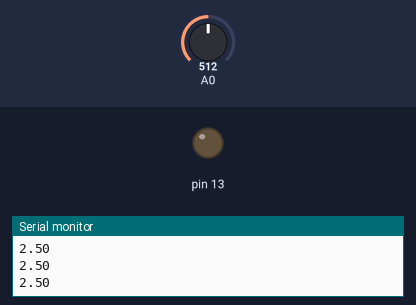
This sketch was run on a simulated Arduino Uno, built with avr-gcc and run on an emulated ATmega328P. Shown: output pins drawn as LEDs (lit = HIGH), the last lines printed to the serial monitor. Inputs (shaded band) come from the test bench; at power-on: A0 = 512.

Above: at 1.2 s.
1.3 s: A0 set to 607
2.8 s: A0 set to 631
At 3.7 s:
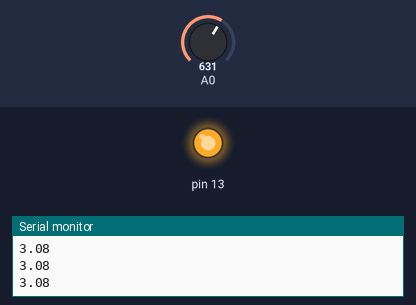
4.3 s: A0 set to 511
At 4.8 s:
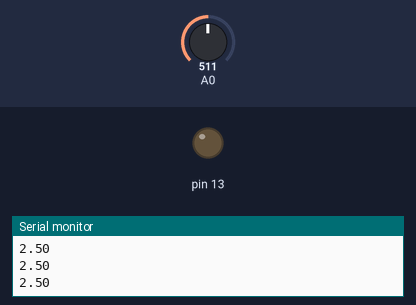
5.8 s: A0 set to 716
At 7.3 s:
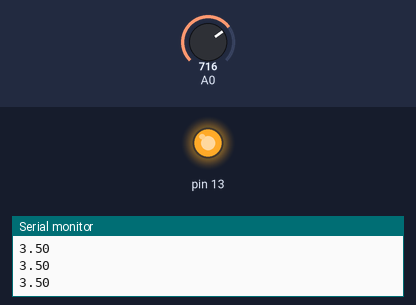
Timing chart, 0 to 8.3 s (numbered marks = the images above; inputs shaded):
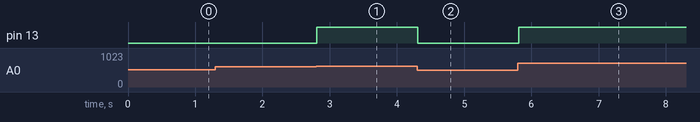

Measured:
- the behaviour switches between 613 and 614 on A0 (found by bisection; images 0 and 1)
- after the input at 2.8 s, pin 13: LOW → HIGH at once
- after the input at 4.3 s, pin 13: HIGH → LOW at once
- after the input at 5.8 s, pin 13: LOW → HIGH at once

The sketch:

Ejercicio4.ino
```cpp
/*
  Practica 1
  Ejercicio 4
  Medrano Albarrán Gerardo
  Merino Texta Rogelio de Jesús
  09/02/2019

 */

void setup() {

  Serial.begin(9600);
  pinMode(13, OUTPUT);

}

void loop() {
  int pot=analogRead(A0);
  float vol=(pot/1023.0)*5.0;
  Serial.println(vol);
  if (vol>=3) digitalWrite(13, HIGH);
  else digitalWrite(13, LOW);
  delay(1);

}
```
